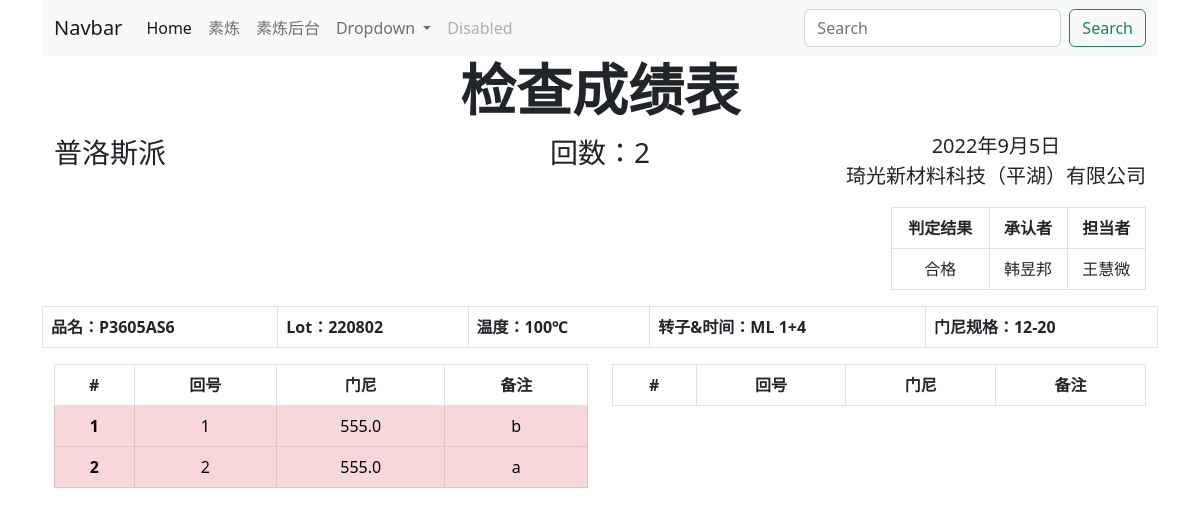
Screenshot of /mixs_dup/3/ with the database file from the repository.
### mixs_dup/models.py (models this page shows, shortened)
class ProductionPlan(models.Model):
    item = models.ForeignKey(Item, on_delete=models.PROTECT, verbose_name='品名')
    lot = models.ForeignKey(Lot, on_delete=models.PROTECT, verbose_name='批号')
    created = models.DateField(blank=True, verbose_name='出表时间')
    class Meta:
        verbose_name = verbose_name_plural = '素炼成绩表'

class Item(models.Model):
    customer = models.ForeignKey(Customer, on_delete=models.PROTECT, verbose_name='客户')
    name = models.CharField(max_length=255, verbose_name='品名')
    mv = models.CharField(max_length=255, verbose_name='门尼')
    mv_min = models.FloatField(verbose_name='最小值')
    mv_max = models.FloatField(verbose_name='最大值')
    temperature = models.IntegerField(default=100, blank=True, verbose_name='温度')
    rotor = models.CharField(max_length=255, default='ML 1+4', verbose_name='转子')
    class Meta:
        verbose_name = verbose_name_plural = '品名清单'

class Customer(models.Model):
    abbreviation = models.CharField(max_length=10, verbose_name='缩写')
    name = models.CharField(max_length=255, verbose_name='公司名称')
    class Meta:
        verbose_name = verbose_name_plural = '客户'

class Detail(models.Model):
    plan = models.ForeignKey(ProductionPlan, on_delete=models.PROTECT)
    batch = models.IntegerField(verbose_name='回数')
    mv = models.FloatField(verbose_name='门尼值')
    comment = models.CharField(max_length=255, blank=True, verbose_name='回炼')
    shipment_status = models.BooleanField(default=False, verbose_name='出货状态')
    class Meta:
        verbose_name = verbose_name_plural = '详细信息'

class Lot(models.Model):
    lot = models.IntegerField(verbose_name='批号')
    def __str__(self):
        return str(self.lot)
    class Meta:
        verbose_name = verbose_name_plural = '批号'

### mixs_dup/views.py (the view)
# urls.py: path('<int:pp_id>/', views.detail, name='detail'),
def detail(request, pp_id):
    detail = get_object_or_404(ProductionPlan, pk=pp_id)
    return render(request, 'mixs_dup/detail.html', {'detail': detail, })

### mixs_dup/templates/mixs_dup/detail.html (shortened to what this page needs)
{% extends 'mixs_dup/header.html' %}
{% block content %}
<h1 class="display-4 fw-bold text-center">检查成绩表</h1>
<div class="container text-center">
    <div class="row">
        <div class="col d-flex flex-row">
            <p class="fs-3">{{ detail.item.customer.name }}</p>
        </div>
        <div class="col">
                <p class="fs-3">回数：{{ detail.detail_set.all|length }}</p>
        </div>
        <div class="col d-flex flex-row-reverse">
            <p class="fs-5">{{ detail.created }}<br>琦光新材料科技（平湖）有限公司</p>
        </div>
    </div>
</div>
<div class="container text-center">
    <div class="row">
        <div class="col">
        </div>
        <div class="col">
        </div>
        <div class="col">
        </div>
        <div class="col">
            <table class="table table-bordered">
                <thead>
                <tr>
                    <th scope="col-3">判定结果</th>
                    <th scope="col-3">承认者</th>
                    <th scope="col-3">担当者</th>
                </tr>
                </thead>
                <tbody>
                <tr>
                    <td>合格</td>
                    <td>韩昱邦</td>
                    <td>王慧微</td>
                </tr>
                </tbody>
            </table>
        </div>
    </div>
</div>
<table class="table table-bordered">
    <tr>
        <th scope="col">品名：{{ detail.item.name }}</th>
        <th scope="col">Lot：{{ detail.lot }}</th>
        <th scope="col">温度：{{ detail.item.temperature }}℃</th>
        <th scope="col">转子&时间：{{ detail.item.rotor }}</th>
        <th scope="col">门尼规格：{{ detail.item.mv }}</th>
    </tr>
</table>
<div class="container text-center">
    <div class="row">
        <div class="col">
            <table class="table table-bordered">
                <thead>
                <tr>
                    <th scope="col" colspan="1">#</th>
                    <th scope="col" colspan="1">回号</th>
                    <th scope="col" colspan="1">门尼</th>
                    <th scope="col" colspan="2">备注</th>
                </tr>
                </thead>
                <tbody>
                {% for mv in detail.detail_set.all|slice:":10" %}
                {% if mv.mv < detail.item.mv_min or mv.mv > detail.item.mv_max %}
                <tr class="table-danger">
                    {% else %}
                <tr>
                    {% endif %}
                    <th scope="row" colspan="1">{{ forloop.counter }}</th>
                    <td colspan="1">{{ mv.batch }}</td>
                    <td colspan="1">{{ mv.mv }}</td>
                    <td colspan="2">{{ mv.comment }}</td>
                </tr>
                {% endfor %}
                </tbody>
            </table>
        </div>
        <div class="col">
            <table class="table table-bordered">
                <thead>
                <tr>
                    <th scope="col" colspan="1">#</th>
                    <th scope="col" colspan="1">回号</th>
                    <th scope="col" colspan="1">门尼</th>
                    <th scope="col-2" colspan="2">备注</th>
                </tr>
                </thead>
            </table>
        </div>
    </div>
</div>
{% endblock content %}

### rows the page displays
ProductionPlan: item.customer.name "普洛斯派", detail_set.all|length "2", created "2022年9月5日", item.name "P3605AS6", lot "220802", item.temperature "100", item.rotor "ML 1+4", item.mv "12-20"
Detail: batch "1", mv "555.0", comment "b"
Detail: batch "2", mv "555.0", comment "a"
